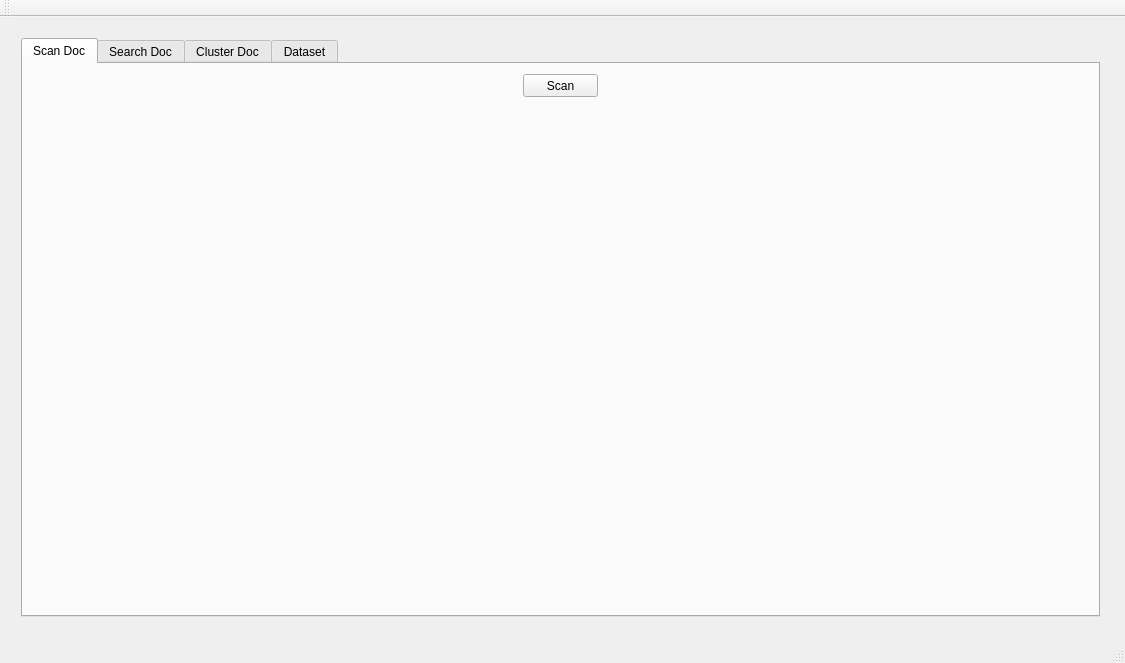
<?xml version="1.0" encoding="UTF-8"?>
<ui version="4.0">
 <class>MainWindow</class>
 <widget class="QMainWindow" name="MainWindow">
  <property name="geometry">
   <rect>
    <x>0</x>
    <y>0</y>
    <width>1125</width>
    <height>663</height>
   </rect>
  </property>
  <property name="windowTitle">
   <string>MainWindow</string>
  </property>
  <widget class="QWidget" name="centralWidget">
   <widget class="QWidget" name="gridLayoutWidget">
    <property name="geometry">
     <rect>
      <x>10</x>
      <y>10</y>
      <width>1101</width>
      <height>601</height>
     </rect>
    </property>
    <layout class="QGridLayout" name="gridLayout">
     <item row="0" column="0">
      <widget class="QTabWidget" name="TAB">
       <property name="currentIndex">
        <number>0</number>
       </property>
       <widget class="QWidget" name="SCAN">
        <attribute name="title">
         <string>Scan Doc</string>
        </attribute>
        <widget class="QPushButton" name="Scan">
         <property name="geometry">
          <rect>
           <x>500</x>
           <y>10</y>
           <width>75</width>
           <height>23</height>
          </rect>
         </property>
         <property name="text">
          <string>Scan</string>
         </property>
        </widget>
        <widget class="QWidget" name="PDFWidget" native="true">
         <property name="geometry">
          <rect>
           <x>220</x>
           <y>70</y>
           <width>641</width>
           <height>381</height>
          </rect>
         </property>
        </widget>
       </widget>
       <widget class="QWidget" name="SEARCH">
        <attribute name="title">
         <string>Search Doc</string>
        </attribute>
       </widget>
       <widget class="QWidget" name="CLUSTER">
        <attribute name="title">
         <string>Cluster Doc</string>
        </attribute>
       </widget>
       <widget class="QWidget" name="DATASET">
        <attribute name="title">
         <string>Dataset</string>
        </attribute>
       </widget>
      </widget>
     </item>
    </layout>
   </widget>
  </widget>
  <widget class="QMenuBar" name="menuBar">
   <property name="geometry">
    <rect>
     <x>0</x>
     <y>0</y>
     <width>1125</width>
     <height>21</height>
    </rect>
   </property>
  </widget>
  <widget class="QToolBar" name="mainToolBar">
   <attribute name="toolBarArea">
    <enum>TopToolBarArea</enum>
   </attribute>
   <attribute name="toolBarBreak">
    <bool>false</bool>
   </attribute>
  </widget>
  <widget class="QStatusBar" name="statusBar"/>
 </widget>
 <layoutdefault spacing="6" margin="11"/>
 <resources/>
 <connections/>
</ui>
